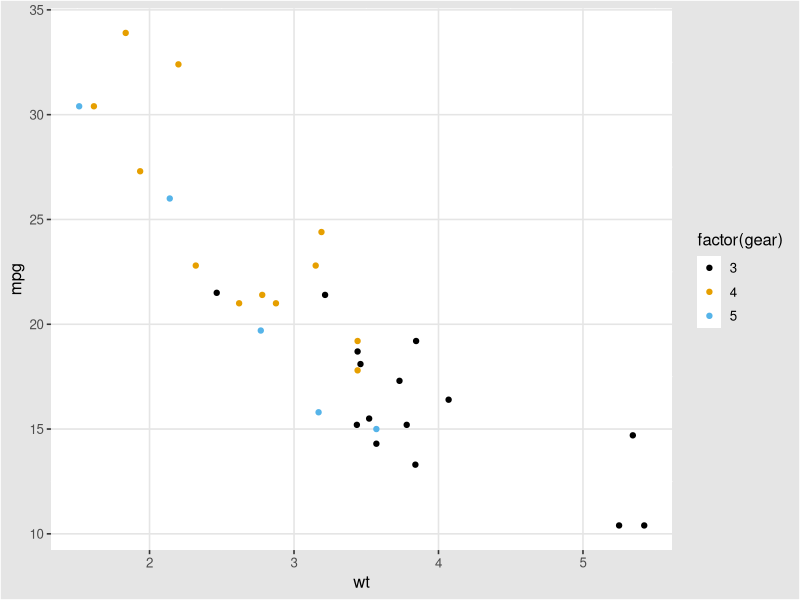
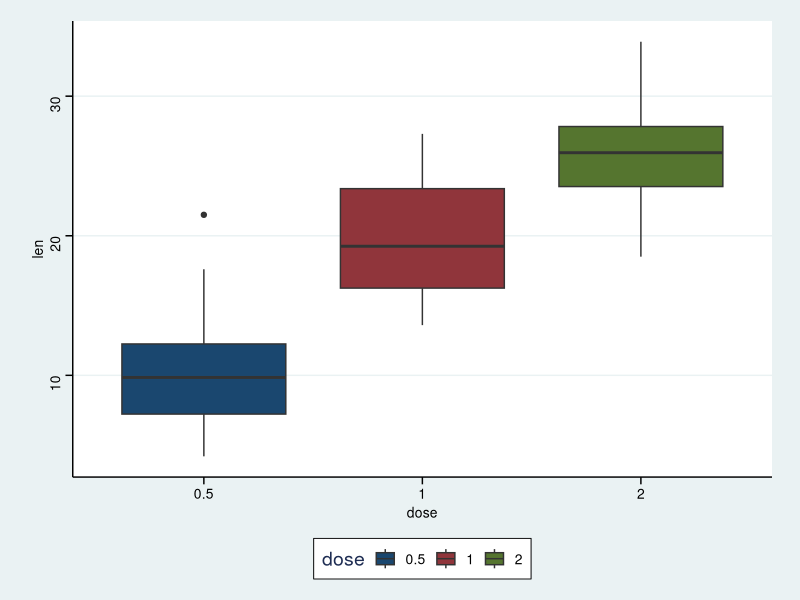
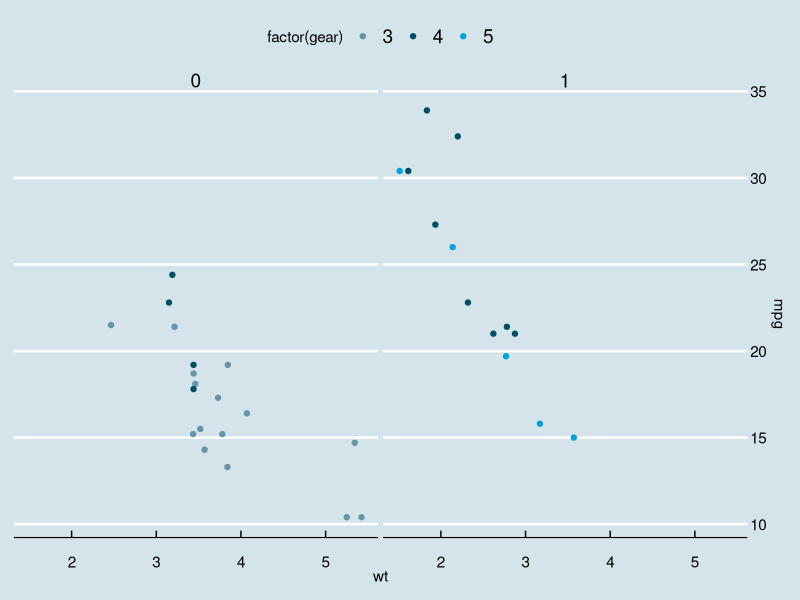
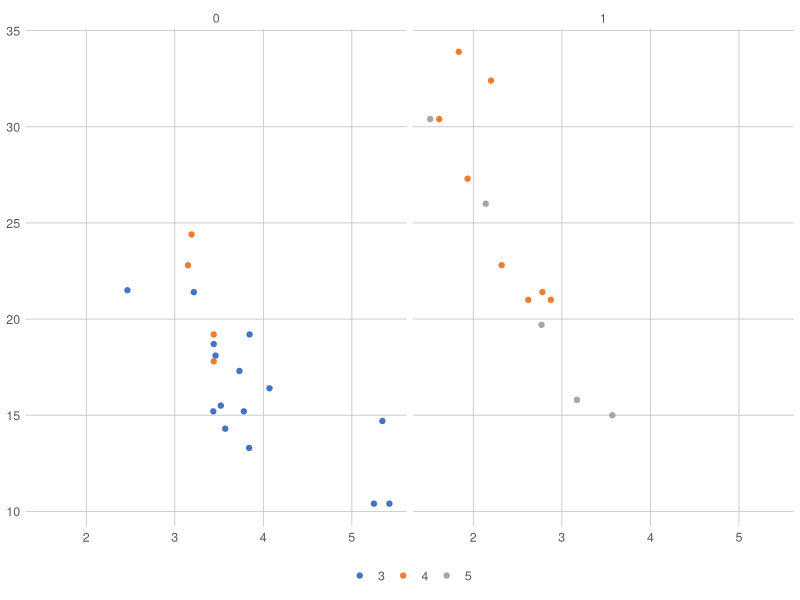

These charts were generated, in order, by the following R code:
## ---- chunk 1
library(ggplot2)
library(ggthemes)
## ---- chunk 2
p <- ggplot(mtcars) + geom_point(aes(x = wt, y = mpg,
         colour = factor(gear)))

p + theme_igray() + scale_colour_colorblind()
## ---- chunk 3
ToothGrowth$dose <- as.factor(ToothGrowth$dose)
bxp <- ggplot(ToothGrowth, aes(x = dose, y = len)) +
  geom_boxplot(aes(fill = dose))

bxp + theme_stata() + scale_fill_stata()
## ---- chunk 4
   p <- ggplot(mtcars) +
         geom_point(aes(x = wt, y = mpg, colour = factor(gear))) +
         facet_wrap(~am) +
         # Economist puts x-axis labels on the right-hand side
         scale_y_continuous(position = "right")
## ---- chunk 5
    ## Standard
    p + theme_economist() + scale_colour_economist()
## ---- chunk 6
p <- ggplot(mtcars) +
         geom_point(aes(x = wt, y = mpg, colour = factor(gear))) +
         facet_wrap(~am)
    p + theme_excel_new() + scale_colour_excel_new()
